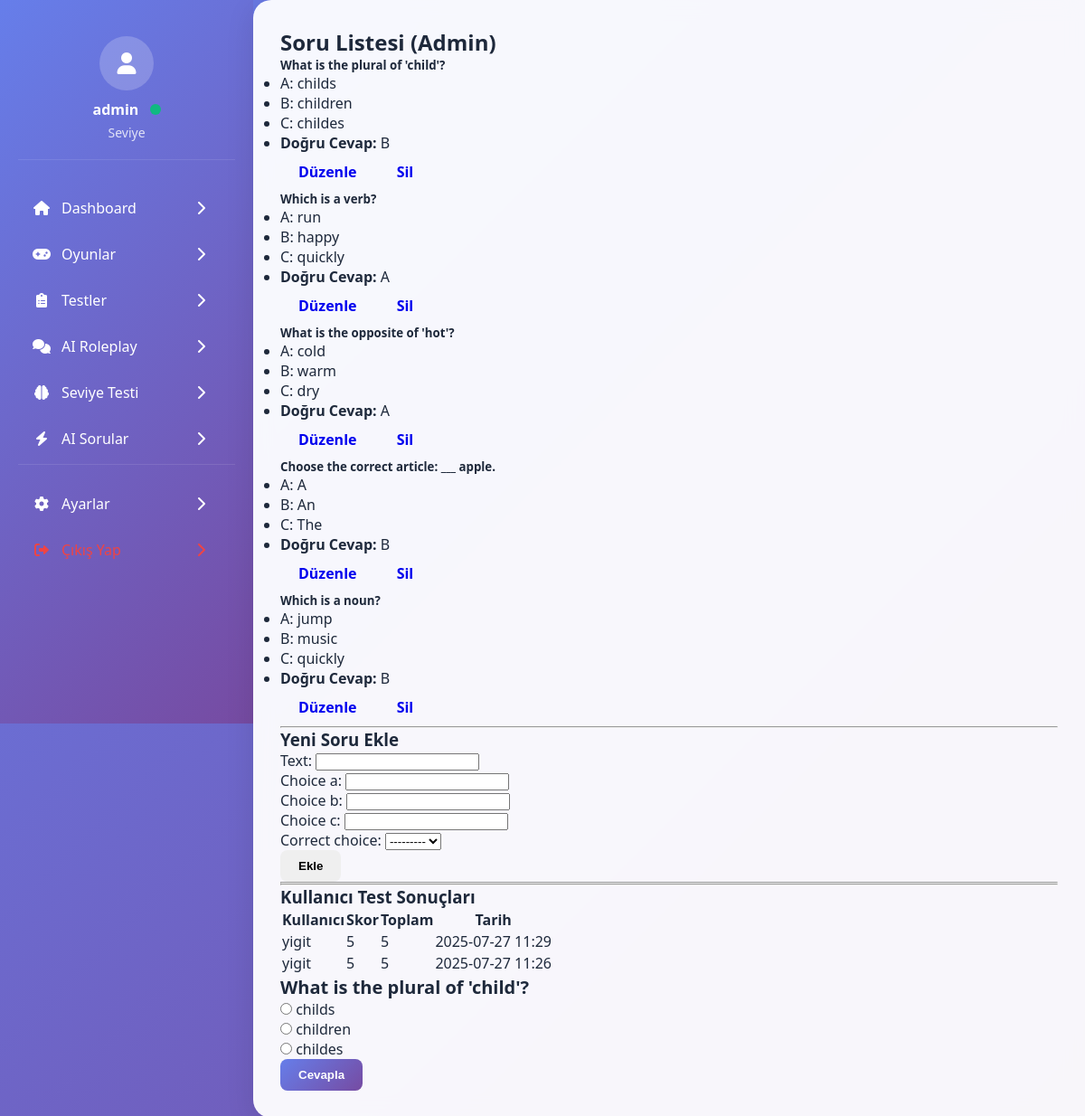
Screenshot of /placement/ (signed in) with the database file from the repository.
### core/models.py (models this page shows, shortened)
class Question(models.Model):
    text = models.CharField(max_length=255)
    choice_a = models.CharField(max_length=100)
    choice_b = models.CharField(max_length=100)
    choice_c = models.CharField(max_length=100)
    correct_choice = models.CharField(max_length=1, choices=[('A', 'A'), ('B', 'B'), ('C', 'C')])
    def choices(self):
        return [
            ('A', self.choice_a),
            ('B', self.choice_b),
            ('C', self.choice_c)
        ]

class TestResult(models.Model):
    user = models.ForeignKey(User, on_delete=models.CASCADE)
    score = models.IntegerField()
    total = models.IntegerField()
    date_taken = models.DateTimeField(auto_now_add=True)

### core/views.py (the view, shortened to what this page needs)
# urls.py: path('placement/', views.placement_test, name='placement'),
@login_required(login_url='login')
def placement_test(request):
    question_ids = list(Question.objects.values_list('id', flat=True))
    question_ids.sort()
    if 'question_index' not in request.session:
        request.session['question_index'] = 0
        request.session['score'] = 0
    index = request.session['question_index']
    if index >= len(question_ids):
        return redirect('test_result')
    question = Question.objects.get(id=question_ids[index])
    if request.method == "POST" and request.user.is_superuser and 'text' in request.POST:
        form = QuestionForm(request.POST)
        if form.is_valid():
            form.save()
        return redirect('placement')
    form = QuestionForm()
    return render(request, "placement_test.html", {
        "question": question,
        "form": form,
        "all_questions": Question.objects.all() if request.user.is_superuser else None,
        "results": TestResult.objects.all().order_by('-date_taken') if request.user.is_superuser else None
    })

### core/forms.py
class QuestionForm(forms.ModelForm):
    class Meta:
        model = Question
        fields = ['text', 'choice_a', 'choice_b', 'choice_c', 'correct_choice']

### core/templates/placement_test.html (shortened to what this page needs)
{% extends "base.html" %}
{% block content %}
  {% if user.is_superuser %}
    <h2 class="mb-4">Soru Listesi (Admin)</h2>
    {% for q in all_questions %}
      <div class="card mb-3">
        <div class="card-body">
          <h5>{{ q.text }}</h5>
          <ul>
            <li>A: {{ q.choice_a }}</li>
            <li>B: {{ q.choice_b }}</li>
            <li>C: {{ q.choice_c }}</li>
            <li><strong>Doğru Cevap:</strong> {{ q.correct_choice }}</li>
          </ul>
          <a href="{% url 'edit_question' q.id %}" class="btn btn-sm btn-warning">Düzenle</a>
          <a href="{% url 'delete_question' q.id %}" class="btn btn-sm btn-danger">Sil</a>
        </div>
      </div>
    {% endfor %}
    <hr>
    <h3>Yeni Soru Ekle</h3>
    <form method="post" action="{% url 'add_question' %}">
      {{ form.as_p }}
      <button type="submit" class="btn btn-success">Ekle</button>
    </form>
    <hr>
  {% endif %}
    {% if user.is_superuser %}
  <hr>
  <h3>Kullanıcı Test Sonuçları</h3>
  <table class="table table-bordered table-striped mt-3">
    <thead class="table-dark">
      <tr>
        <th>Kullanıcı</th>
        <th>Skor</th>
        <th>Toplam</th>
        <th>Tarih</th>
      </tr>
    </thead>
    <tbody>
      {% for result in results %}
        <tr>
          <td>{{ result.user.username }}</td>
          <td>{{ result.score }}</td>
          <td>{{ result.total }}</td>
          <td>{{ result.date_taken|date:"Y-m-d H:i" }}</td>
        </tr>
      {% empty %}
        <tr>
          <td colspan="4">Henüz hiç test sonucu yok.</td>
        </tr>
      {% endfor %}
    </tbody>
  </table>
{% endif %}
  {% if question %}
    <div class="card mt-5">
      <div class="card-body">
        <h5 class="card-title">{{ question.text }}</h5>
        <form method="post">
          {% for letter, text in question.choices %}
            <div class="form-check">
              <input class="form-check-input" type="radio" name="answer" value="{{ letter }}" required>
              <label class="form-check-label">{{ text }}</label>
            </div>
          {% endfor %}
          <button type="submit" class="btn btn-primary mt-3">Cevapla</button>
        </form>
      </div>
    </div>
  {% endif %}
{% endblock %}

### core/templates/base.html (shortened to what this page needs)
<!DOCTYPE html>
<html lang="tr">
<head>
    <link href="https://cdnjs.cloudflare.com/ajax/libs/font-awesome/6.0.0/css/all.min.css" rel="stylesheet">
</head>
<body>
    <div class="container">
        <div class="sidebar">
            <div class="user-profile">
                <div class="user-avatar">
                    <i class="fas fa-user"></i>
                </div>
                <div class="user-name">
                    {% if user.is_authenticated %}
                        {{ user.username }}
                        <span class="online-status"></span>
                    {% endif %}
                </div>
                <div class="user-level">
                    {% if user.is_authenticated %}
                        {{ user.userprofile.level|title }} Seviye
                    {% endif %}
                </div>
            </div>
            <ul class="nav-menu">
                <li class="nav-item">
                    <a href="{% url 'dashboard' %}" class="nav-link {% if request.resolver_match.url_name == 'dashboard' %}active{% endif %}">
                        <i class="fas fa-home"></i>
                        Dashboard
                        <i class="fas fa-chevron-right arrow"></i>
                    </a>
                </li>
                <li class="nav-item">
                    <a href="{% url 'games' %}" class="nav-link {% if request.resolver_match.url_name == 'games' %}active{% endif %}">
                        <i class="fas fa-gamepad"></i>
                        Oyunlar
                        <i class="fas fa-chevron-right arrow"></i>
                    </a>
                </li>
                <li class="nav-item">
                    <a href="{% url 'tests' %}" class="nav-link {% if request.resolver_match.url_name == 'tests' %}active{% endif %}">
                        <i class="fas fa-clipboard-list"></i>
                        Testler
                        <i class="fas fa-chevron-right arrow"></i>
                    </a>
                </li>
                <li class="nav-item">
                    <a href="{% url 'ai_roleplay' %}" class="nav-link {% if request.resolver_match.url_name == 'ai_roleplay' %}active{% endif %}">
                        <i class="fas fa-comments"></i>
                        AI Roleplay
                        <i class="fas fa-chevron-right arrow"></i>
                    </a>
                </li>
                <li class="nav-item">
                    <a href="{% url 'level_test' %}" class="nav-link {% if request.resolver_match.url_name == 'level_test' %}active{% endif %}">
                        <i class="fas fa-brain"></i>
                        Seviye Testi
                        <i class="fas fa-chevron-right arrow"></i>
                    </a>
                </li>
                <li class="nav-item">
                    <a href="{% url 'ai_questions' %}" class="nav-link {% if request.resolver_match.url_name == 'ai_questions' %}active{% endif %}">
                        <i class="fas fa-bolt"></i>
                        AI Sorular
                        <i class="fas fa-chevron-right arrow"></i>
                    </a>
                </li>
            </ul>
            <div class="bottom-links">
                <ul class="nav-menu">
                    <li class="nav-item">
                        <a href="{% url 'settings' %}" class="nav-link {% if request.resolver_match.url_name == 'settings' %}active{% endif %}">
                            <i class="fas fa-cog"></i>
                            Ayarlar
                            <i class="fas fa-chevron-right arrow"></i>
                        </a>
                    </li>
                    <li class="nav-item">
                        <a href="{% url 'logout' %}" class="nav-link logout-link">
                            <i class="fas fa-sign-out-alt"></i>
                            <i class="fas fa-chevron-right arrow"></i>
                        </a>
                    </li>
                </ul>
            </div>
        </div>
        <div class="main-content">
            {% block content %}{% endblock %}
        </div>
    </div>
</body>
</html>

### core/templates/base.html (style rules this page uses)
* { margin: 0; padding: 0; box-sizing: border-box; }
body { font-family: 'Segoe UI', Tahoma, Geneva, Verdana, sans-serif; background: linear-gradient(135deg, #667eea 0%, #764ba2 100%); color: #1e293b; min-height: 100vh; }
.container { display: flex; min-height: 100vh; }
.sidebar { width: 280px; background: linear-gradient(135deg, #667eea 0%, #764ba2 100%); color: white; padding: 20px; position: fixed; height: 100vh; overflow-y: auto; }
.user-profile { text-align: center; padding: 20px 0; border-bottom: 1px solid rgba(255,255,255,0.1); margin-bottom: 30px; }
.user-avatar { width: 60px; height: 60px; background: rgba(255,255,255,0.2); border-radius: 50%; display: flex; align-items: center; justify-content: center; margin: 0 auto 10px; font-size: 24px; }
.user-name { font-size: 16px; font-weight: 600; margin-bottom: 5px; }
.user-level { font-size: 14px; opacity: 0.8; }
.online-status { width: 12px; height: 12px; background: #10b981; border-radius: 50%; display: inline-block; margin-left: 8px; }
.nav-menu { list-style: none; }
.nav-item { margin-bottom: 5px; }
.nav-link { display: flex; align-items: center; padding: 12px 16px; color: white; text-decoration: none; border-radius: 8px; transition: all 0.3s ease; font-weight: 500; }
.nav-link i { margin-right: 12px; width: 20px; text-align: center; }
.nav-link .arrow { margin-left: auto; }
.bottom-links { margin-top: auto; padding-top: 20px; border-top: 1px solid rgba(255,255,255,0.1); }
.logout-link { color: #ef4444 !important; }
.main-content { flex: 1; margin-left: 280px; padding: 30px; background: rgba(255, 255, 255, 0.95); min-height: 100vh; backdrop-filter: blur(10px); border-radius: 20px 0 0 20px; box-shadow: 0 8px 32px rgba(0, 0, 0, 0.1); }
.btn { padding: 10px 20px; border: none; border-radius: 8px; font-weight: 600; cursor: pointer; transition: all 0.3s ease; text-decoration: none; display: inline-flex; align-items: center; gap: 8px; }
.btn-primary { background: linear-gradient(135deg, #667eea 0%, #764ba2 100%); color: white; }
.card-title { font-size: 24px; font-weight: 700; color: #1e293b; }
.card-title { font-size: 20px; font-weight: 700; color: #1e293b; }

### rows the page displays
Question: text "What is the plural of 'child'?", choice_a "childs", choice_b "children", choice_c "childes", correct_choice "B", choices "childs" "children" "childes"
Question: text "Which is a verb?", choice_a "run", choice_b "happy", choice_c "quickly", correct_choice "A"
Question: text "What is the opposite of 'hot'?", choice_a "cold", choice_b "warm", choice_c "dry", correct_choice "A"
Question: text "Choose the correct article: ___ apple.", choice_a "A", choice_b "An", choice_c "The", correct_choice "B"
Question: text "Which is a noun?", choice_a "jump", choice_b "music", choice_c "quickly", correct_choice "B"
TestResult: user.username "yigit", score "5", total "5", date_taken "2025-07-27 11:29"
TestResult: user.username "yigit", score "5", total "5", date_taken "2025-07-27 11:26"

### other values shown
{{ user.username }} "admin"
